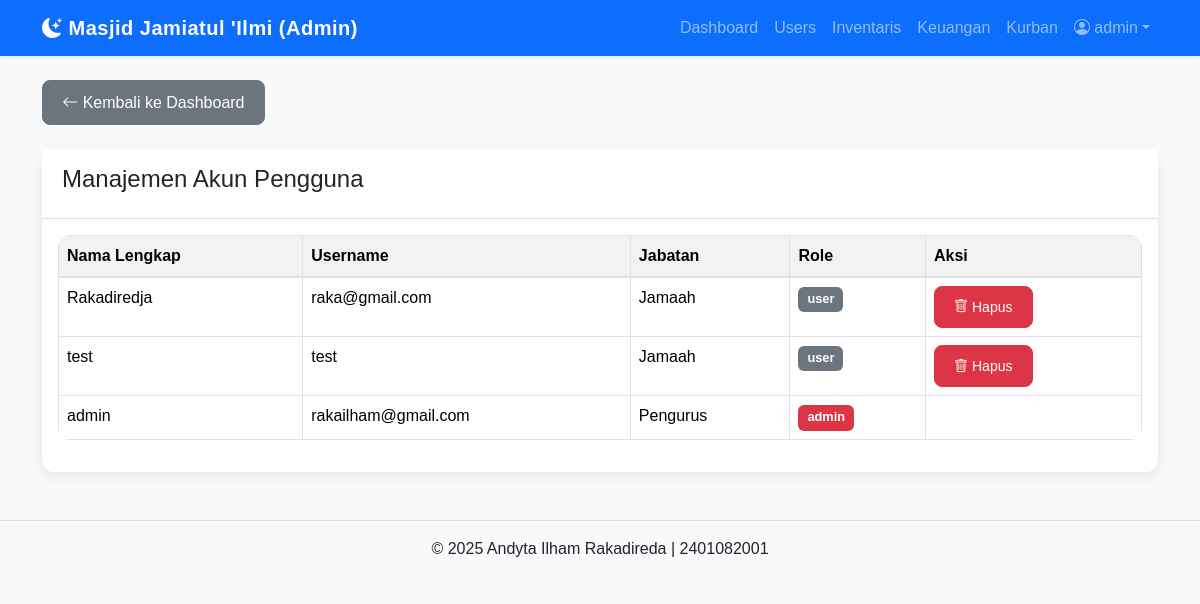
The app's page /admin/kelola_user.php (signed in) with its own data.
### tables this page shows
CREATE TABLE `raka_pengurus` (
  `id_pengurus` int(11) NOT NULL,
  `id_user` int(11) NOT NULL,
  `nama_lengkap` varchar(100) NOT NULL,
  `jabatan` varchar(50) NOT NULL,
  `no_telepon` varchar(15) DEFAULT NULL,
  `alamat` text DEFAULT NULL,
  `status` enum('Aktif','Tidak Aktif') NOT NULL
);

CREATE TABLE `raka_user` (
  `id_user` int(11) NOT NULL,
  `username` varchar(50) NOT NULL,
  `password` varchar(255) NOT NULL,
  `role` enum('user','admin') NOT NULL,
  `created_at` timestamp NOT NULL DEFAULT current_timestamp()
);

### admin/kelola_user.php (the view, shortened to what this page needs)
<?php
include_once('../includes/header_admin.php');
echo '<a href="dashboard.php" class="btn btn-secondary mb-4"><i class="bi bi-arrow-left"></i> Kembali ke Dashboard</a>';
$users = $conn->query("SELECT u.id_user, u.username, u.role, p.nama_lengkap, p.jabatan FROM raka_user u LEFT JOIN raka_pengurus p ON u.id_user = p.id_user ORDER BY u.role, p.nama_lengkap");
?>
<div class="card">
    <div class="card-header"><h4>Manajemen Akun Pengguna</h4></div>
    <div class="card-body">
        <div class="table-responsive">
            <table class="table table-bordered">
                <thead><tr><th>Nama Lengkap</th><th>Username</th><th>Jabatan</th><th>Role</th><th>Aksi</th></tr></thead>
                <tbody>
                    <?php while($row = $users->fetch_assoc()): ?>
                    <tr>
                        <td><?= htmlspecialchars($row['nama_lengkap']) ?></td>
                        <td><?= htmlspecialchars($row['username']) ?></td>
                        <td><?= htmlspecialchars($row['jabatan']) ?></td>
                        <td><span class="badge bg-<?= $row['role'] == 'admin' ? 'danger' : 'secondary' ?>"><?= $row['role'] ?></span></td>
                        <td>
                            <?php if ($row['id_user'] > 1 && $_SESSION['id_user'] != $row['id_user']):  ?>
                            <a href="?delete=<?= $row['id_user'] ?>" class="btn btn-danger btn-sm" onclick="return confirm('Yakin ingin menghapus user ini?')"><i class="bi bi-trash"></i> Hapus</a>
                            <?php endif; ?>
                        </td>
                    </tr>
                    <?php endwhile; ?>
                </tbody>
            </table>
        </div>
    </div>
</div>
<?php include_once('../includes/footer.php'); ?>

### css/style.css (style rules this page uses)
body { background-color: #f8f9fa; font-family: 'Poppins', sans-serif; }
.card { border: none; box-shadow: 0 4px 12px rgba(0, 0, 0, 0.08); border-radius: 0.75rem; transition: transform 0.2s ease-in-out, box-shadow 0.2s ease-in-out; }
.card-header { background-color: #ffffff; border-bottom: 1px solid #dee2e6; font-weight: 600; padding: 1rem 1.25rem; }
.btn { border-radius: 0.5rem; font-weight: 500; padding: 0.6rem 1.2rem; transition: background-color 0.2s; }
.table { border-radius: 0.75rem; overflow: hidden; }
.table thead th { background-color: #f2f2f2; border-bottom: 2px solid #dee2e6; }
.badge { font-size: 0.8rem; padding: 0.5em 0.7em; }

### records on screen
raka_pengurus: nama_lengkap "Rakadiredja", id_user.username "raka@gmail.com", jabatan "Jamaah", id_user.role "user"
raka_pengurus: nama_lengkap "test", id_user.username "test", jabatan "Jamaah", id_user.role "user"
raka_pengurus: nama_lengkap "admin", id_user.username "rakailham@gmail.com", jabatan "Pengurus", id_user.role "admin"

### other values on screen
$_SESSION['nama_lengkap'] "admin"
